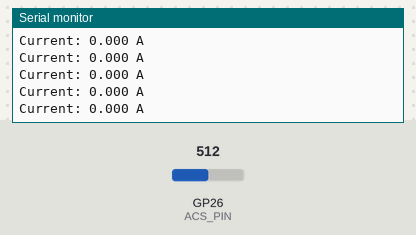
Bench run of a sketch on a simulated Raspberry Pi Pico. On the bench: the last lines printed to the serial monitor. Inputs (shaded band) come from the test bench; at power-on: GP26 (ACS_PIN) = 512.

Above: at 1.3 s.
1.4 s: GP26 (ACS_PIN) set to 716
At 1.42 s:
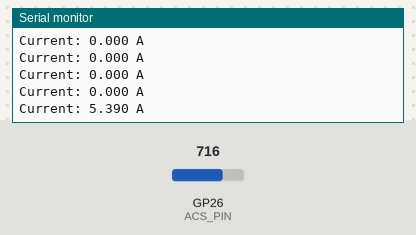
2.9 s: GP26 (ACS_PIN) set to 900
At 2.92 s:
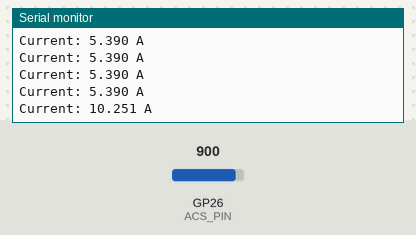
Timing chart, 0 to 5.9 s (numbered marks = the images above; inputs shaded):
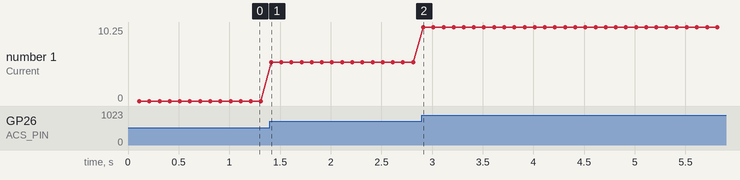

Measured:
- after the input at 1.4 s, the serial monitor: prints a new line at once (image 1)
- after the input at 2.9 s, the serial monitor: prints a new line at once (image 2)
- plotted number 1: 0 → 5.39 after the input at 1.4 s, 5.39 → 10.25 after the input at 2.9 s

The sketch:

acs712_current.ino
```cpp
// snippet: acs712_current
// tags: current, acs712, hall-effect, analog, sensor, 5a, 20a, 30a, ac, dc
// boards: avr, esp32, nano33iot, romi32u4, rp2040
// library: none
// description: Measure AC/DC current with ACS712 hall-effect sensor — calibrate zero-point offset
// prompts: ACS712 current sensor, measure AC DC current, current sensing hall effect, amp meter Arduino, current clamp sensor

const int ACS_PIN     = A0;
const float VREF      = 5.0f;
const float SENSITIVITY = 0.185f;  // V/A: 0.185 for 5A, 0.100 for 20A, 0.066 for 30A
float zeroPoint       = 2.5f;      // calibrate by reading no-load voltage

unsigned long prevMs = 0;

void calibrateZero() {
  long sum = 0;
  for (int i = 0; i < 100; i++) { sum += analogRead(ACS_PIN); delay(1); }
  zeroPoint = (sum / 100.0f) * (VREF / 1023.0f);
  Serial.print("Zero calibrated: "); Serial.println(zeroPoint, 3);
}

void setup() {
  Serial.begin(9600);
  calibrateZero();
}

void loop() {
  unsigned long now = millis();
  if (now - prevMs < 100) return;
  prevMs = now;

  float v = analogRead(ACS_PIN) * (VREF / 1023.0f);
  float amps = (v - zeroPoint) / SENSITIVITY;
  Serial.print("Current: "); Serial.print(amps, 3); Serial.println(" A");
}
```
